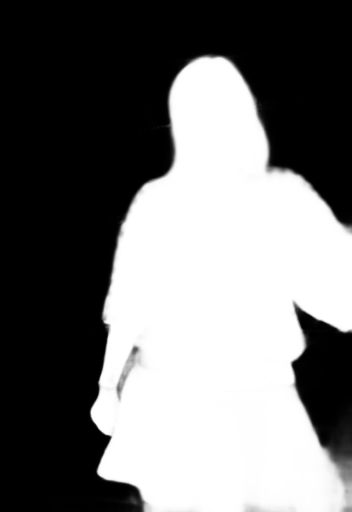
#> input picture bgm_images/135_org_matting.png, 352 x 512 px, given in place of 135_org.png, which was not available
$ python combine.py
#> lines starting #> are read from the running program, lines starting #| are printed output that depends on the picture
import glob
import cv2 as cv
import os
fnlist = glob.glob('*_matting.png')

for mfn in fnlist:
    ifn = os.path.splitext(mfn)[0][:-8]
    print (ifn)
    img = cv.imread(ifn+'.png')
#> img is the input picture: shape (512, 352, 3); min 0, max 255, mean 116
    mat = cv.imread(mfn, cv.IMREAD_COLOR)
    if mat.shape[0] != img.shape[0] or mat.shape[1] != img.shape[1]:
        mat = cv.resize(mat, img.shape[:2][::-1], interpolation=cv.INTER_AREA)
    con = cv.hconcat([img, mat])
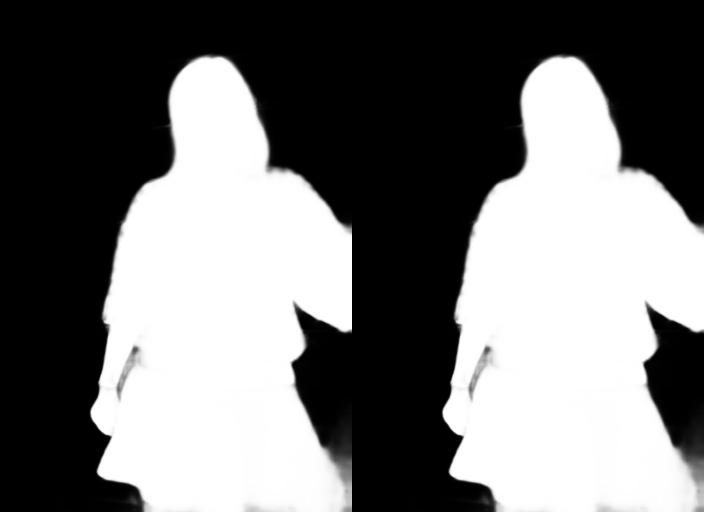
#> con: shape (512, 704, 3); min 0, max 255, mean 116
    cv.imwrite(ifn+'_concat.jpg', con)
#> pass 2 of the loop `for mfn in fnlist:`:
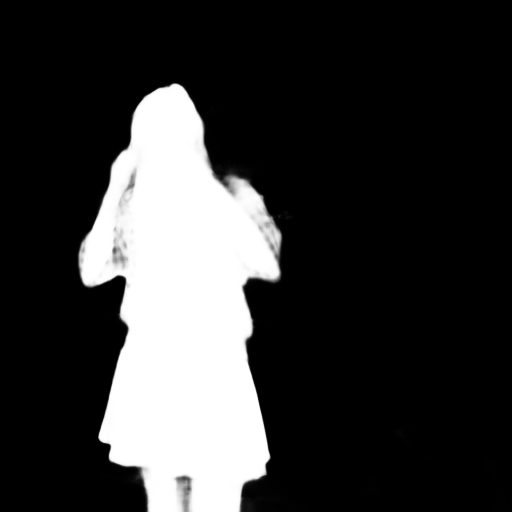
#> input picture bgm_images/150_org_matting.png, 512 x 512 px, given in place of 150_org.png, which was not available
#> img is the input picture: shape (512, 512, 3); min 0, max 255, mean 53.5
#> `con = cv.hconcat([img, mat])`:
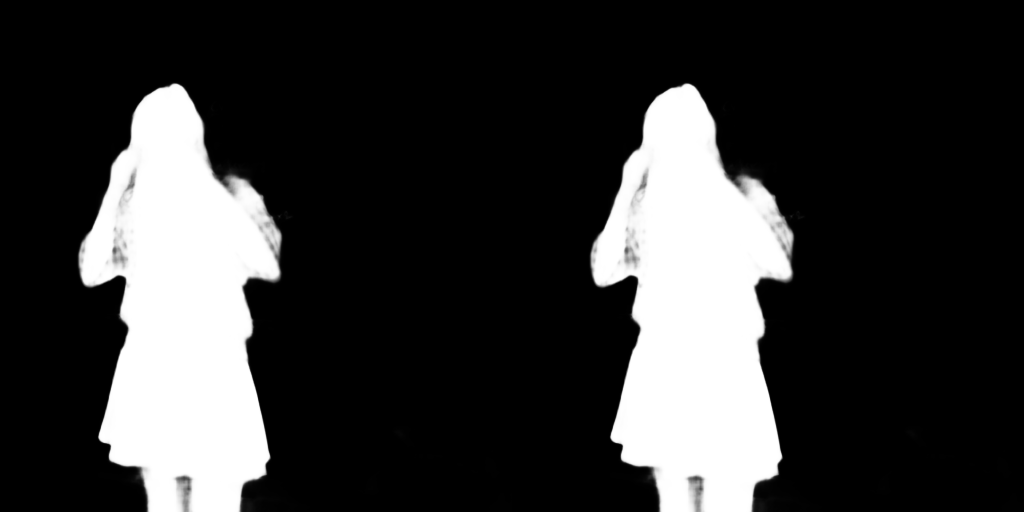
#> con: shape (512, 1024, 3); min 0, max 255, mean 53.5
#> pass 3 of the loop `for mfn in fnlist:`:
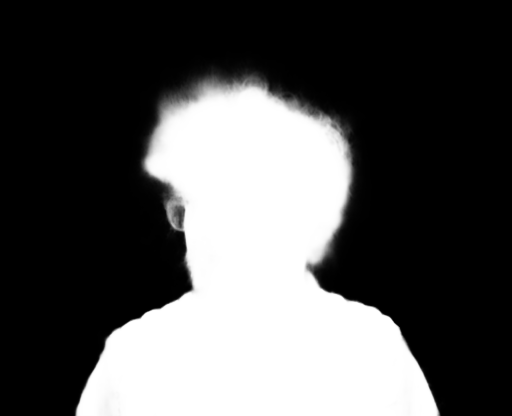
#> input picture bgm_images/25_org_matting.png, 512 x 416 px
#> mat is the input picture: shape (416, 512, 3); min 0, max 255, mean 83.1
#> `mat = cv.resize(mat, img.shape[:2][::-1], interpolation=cv.INTER_AREA)`:
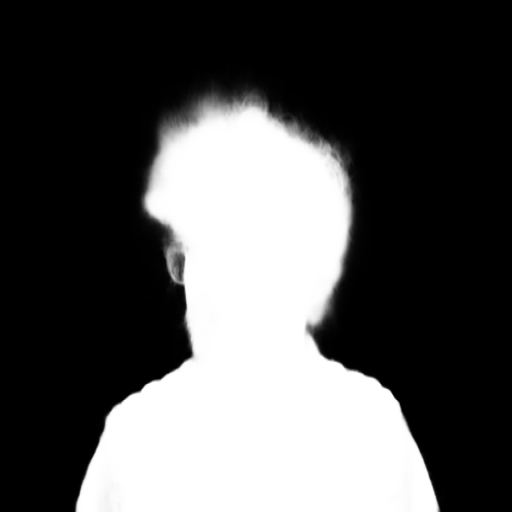
#> mat: shape (512, 512, 3); min 0, max 255, mean 83.1
#> `con = cv.hconcat([img, mat])`:
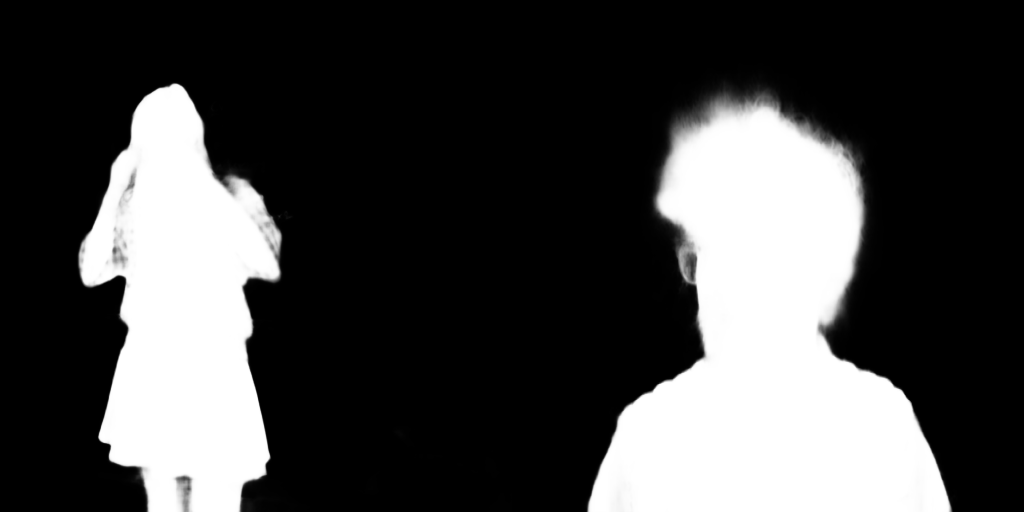
#> con: shape (512, 1024, 3); min 0, max 255, mean 68.3
#> (the run stopped early here; a loop or call above may not have finished)
